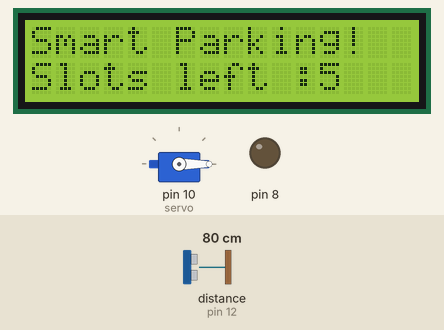
This sketch was run on a simulated Arduino Uno, built with avr-gcc and run on an emulated ATmega328P. Parts: 16×2 character LCD, servo, output pins drawn as LEDs (lit = HIGH). Wiring (inferred from the names in the program): ultrasonic range finder: trigger pin 13; echo pin 12. Inputs (shaded band) come from the test bench; at power-on: distance to the obstacle (sensor on pin 12) 80 cm. The echo pulse lasts 58.3 µs per cm; pins used as bus, display or sensor lines are not drawn; what the sketch prints to the serial monitor is not drawn.

Above: at 1.3 s.
1.4 s: distance to the obstacle (sensor on pin 12) set to 64 cm
2.9 s: distance to the obstacle (sensor on pin 12) set to 57 cm
At 3.21 s:
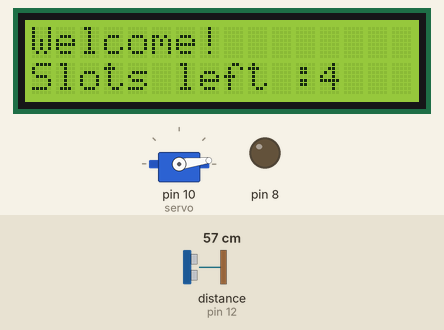
At 8.2 s:
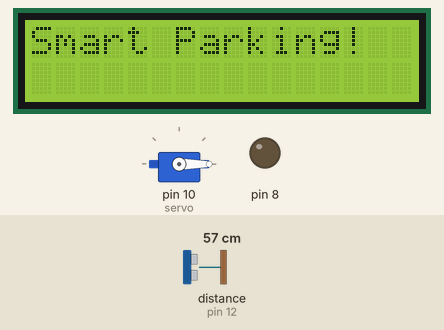
8.4 s: distance to the obstacle (sensor on pin 12) set to 39 cm
10.0 s: distance to the obstacle (sensor on pin 12) set to 33 cm
At 12.4 s:
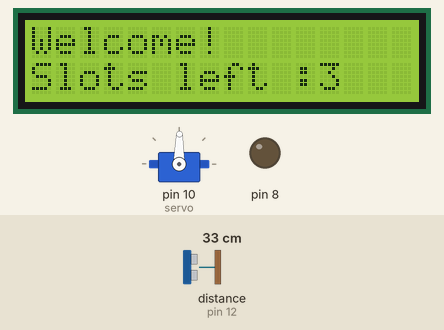
Timing chart, 0 to 12.6 s (numbered marks = the images above; inputs shaded):
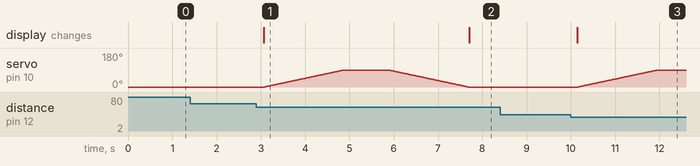

Measured:
- the behaviour switches between 60 and 59 cm on distance to the obstacle (sensor on pin 12) (found by bisection; images 0 and 1)
- the behaviour switches between 37 and 36 cm on distance to the obstacle (sensor on pin 12) (found by bisection; images 2 and 3)
- after the input at 1.4 s, every drawn part: stays the same
- after the input at 2.9 s, servo on pin 10 (servo): rises from 0° to 90° in 2.8 s, then falls to 0° in 1.8 s; the display: changes after 0.16 s (image 1)
- after the input at 8.4 s, every drawn part: stays the same
- after the input at 10.0 s, servo on pin 10 (servo): moves from 0° to 89° over 1.8 s, starting after 0.17 s; the display: changes after 0.15 s (image 3)

The sketch:

smart_parking_system1.ino
```cpp
#include<LiquidCrystal.h>
#include<Servo.h>

LiquidCrystal lcd(6,7,2,3,4,5);
int diff, slots = 5, trig = 13, echo = 12, timeduration, distance, last_distance;
Servo servo;

void setup()
{
  pinMode(trig, OUTPUT);
  pinMode(echo, INPUT);
  lcd.begin(16,2);
  lcd.clear();
  lcd.setCursor(0,0);
  lcd.print("Smart Parking!");
  lcd.setCursor(0,1);
  lcd.print("Slots left :");
  lcd.print(slots);
  servo.attach(10);
  servo.write(0);
  delay(50);
  distance = last_distance = scan();
  Serial.begin(9600);
  pinMode(8, OUTPUT);
}

void loop()
{
  digitalWrite(8,LOW);
  diff = distance-last_distance;
  if((diff>0 && diff>20)||(diff<0 && diff<-20))
  {
    last_distance = distance;
    do_stuff();
  }
  distance = scan();
  Serial.println(distance);
  delay(100);
}

float scan()
{
  digitalWrite(trig, LOW);
  delayMicroseconds(2);
  digitalWrite(trig, HIGH);
  delayMicroseconds(10);
  digitalWrite(trig, LOW);
  timeduration = pulseIn(echo, HIGH);
  return 0.034*timeduration/2;
}

void do_stuff()
{
  if(slots==0)
  {
    lcd.clear();
    lcd.print("No slots left!");
    for(int i=0;i<50;i++)
    {
      digitalWrite(8,HIGH);
      delay(100);
    }
    lcd.clear();
    lcd.print("Smart Parking!");
  }
  else
  {
    slots--;
    lcd.clear();
    lcd.print("Welcome!");
    lcd.setCursor(0,1);
    lcd.print("Slots left :");
    lcd.print(slots);
    open_close();
    lcd.clear();
    lcd.print("Smart Parking!");
  }
  delay(1000);
}

void open_close()
{
  for(int i=0;i<90;i++)
    {
      servo.write(i);
      delay(20);
    }
    delay(1000);
    for(int i=90;i>=0;i--)
    {
      servo.write(i);
      delay(20);
    }
}
```
